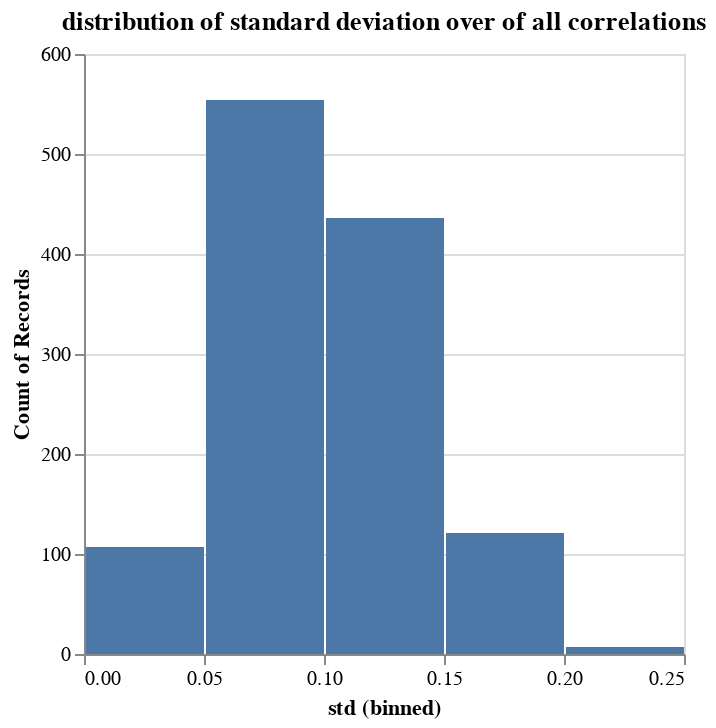

Notebook code for this chart:
### Code cell
#This is a distribution of standard deviations of correlation across 12 windows across pairs
alt.Chart(df).mark_bar().encode(
    alt.X('std:Q', bin=True),
    alt.Y('count()')
).properties(title='distribution of standard deviation over of all correlations')

### Figure 1 — Vega-Lite specification as saved in the notebook (floating-point values rounded to 4 significant figures; data arrays with more than 128 entries replaced by an {"elided": "..."} marker saying what was removed)
{"config": {"view": {"continuousWidth": 300, "continuousHeight": 300}}, "data": {"name": "data-f180a8e36298e0c47b151ccf4278d11b"}, "mark": {"type": "bar"}, "encoding": {"x": {"bin": true, "field": "std", "type": "quantitative"}, "y": {"aggregate": "count", "type": "quantitative"}}, "title": "distribution of standard deviation over of all correlations", "$schema": "https://vega.github.io/schema/vega-lite/v5.20.1.json", "datasets": {"data-f180a8e36298e0c47b151ccf4278d11b": {"elided": "1225 records"}}}
